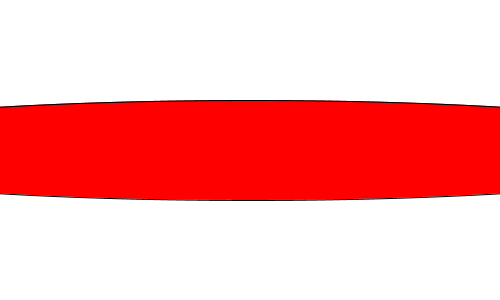
Frame 1 (no input)
Frame 60 (the mouse pressed at the canvas centre just before this capture): identical to frame 1, image omitted
Frame 120 (the mouse held since frame 60 and released just before this capture): identical to frame 1, image omitted

The Processing sketch that drew this single still picture (run headless with seeded random() and noise(); from frame 60 on, the mouse is pressed at the canvas centre):

// Processing sketch: sample1
// ── sample1.pde
void setup() {
    size(500, 300);
}


void draw() {
    background(255);
    stroke(0);
    fill(255, 0, 0);
    ellipse(250, 150, 1000, 100);
}
